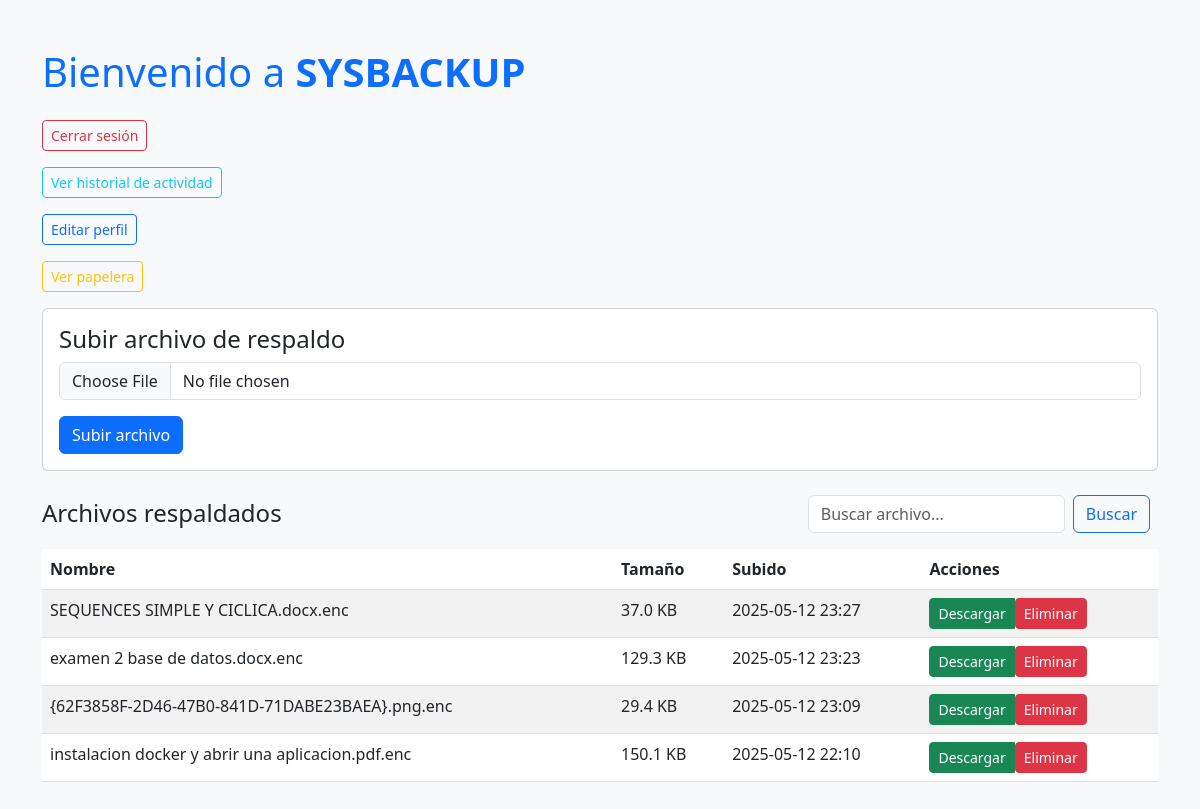
Screenshot of / (signed in) with the database file from the repository.
### app/database.py (models this page shows)
class Backup(db.Model):
    id = db.Column(db.Integer, primary_key=True)
    filename = db.Column(db.String(255), nullable=False)
    size_kb = db.Column(db.Float, nullable=False)
    timestamp = db.Column(db.DateTime, nullable=False)
    user_id = db.Column(db.Integer, db.ForeignKey('user.id'), nullable=False)
    eliminado = db.Column(db.Boolean, default=False)
    user = db.relationship('User', backref='backups')

### app/routes.py (the view)
@main.route("/", methods=["GET"])
@login_required
def index():
    query = request.args.get("q", "").lower()
    backups = Backup.query.filter_by(user_id=current_user.id, eliminado=False).order_by(Backup.timestamp.desc()).all()
    files = []
    for backup in backups:
        if query and query not in backup.filename.lower():
            continue
        files.append({
            "name": backup.filename,
            "size": f"{backup.size_kb:.1f} KB",
            "date": backup.timestamp.strftime('%Y-%m-%d %H:%M')
        })
    return render_template("index.html", files=files, query=query)

### app/database.py (called while the page is built)
@login_manager.user_loader
def load_user(user_id):
    return User.query.get(int(user_id))

### app/templates/index.html (shortened to what this page needs)
<!DOCTYPE html>
<html lang="es">
<head>
    <link href="https://cdn.jsdelivr.net/npm/bootstrap@5.3.0/dist/css/bootstrap.min.css" rel="stylesheet">
</head>
<body class="bg-light">
<div class="container py-5">
    <h1 class="mb-4 text-primary">Bienvenido a <strong>SYSBACKUP</strong></h1>
    <p><a href="{{ url_for('auth.logout') }}" class="btn btn-outline-danger btn-sm">Cerrar sesión</a></p>
    <p><a href="{{ url_for('main.historial') }}" class="btn btn-outline-info btn-sm">Ver historial de actividad</a></p>
    <p><a href="{{ url_for('auth.perfil') }}" class="btn btn-outline-primary btn-sm">Editar perfil</a></p>
    <p><a href="{{ url_for('main.papelera') }}" class="btn btn-outline-warning btn-sm">Ver papelera</a></p>
    <div class="card mb-4">
        <div class="card-body">
            <h4 class="card-title">Subir archivo de respaldo</h4>
            <form method="POST" action="{{ url_for('main.upload_file') }}" enctype="multipart/form-data">
                <div class="mb-3">
                    <input type="file" name="file" class="form-control" required>
                </div>
                <button type="submit" class="btn btn-primary">Subir archivo</button>
            </form>
        </div>
    </div>
    <div class="d-flex justify-content-between align-items-center mb-3">
        <h4 class="mb-0">Archivos respaldados</h4>
        <form method="GET" class="d-flex align-items-center">
            <input type="text" name="q" value="{{ query }}" placeholder="Buscar archivo..." class="form-control me-2">
            <button type="submit" class="btn btn-outline-primary me-2">Buscar</button>
        </form>
    </div>
    <table class="table table-striped">
        <thead>
            <tr>
                <th>Nombre</th>
                <th>Tamaño</th>
                <th>Subido</th>
                <th>Acciones</th>
            </tr>
        </thead>
        <tbody>
            {% for file in files %}
            <tr>
                <td>{{ file.name }}</td>
                <td>{{ file.size }}</td>
                <td>{{ file.date }}</td>
                <td>
                    <div class="btn-group">
                        <a href="{{ url_for('main.download_file', filename=file.name) }}" class="btn btn-sm btn-success">Descargar</a>
                        <form method="POST" action="{{ url_for('main.delete_file', filename=file.name) }}" onsubmit="return confirm('¿Eliminar este archivo?');">
                            <button type="submit" class="btn btn-sm btn-danger">Eliminar</button>
                        </form>
                    </div>
                </td>
            </tr>
            {% else %}
            <tr>
                <td colspan="4" class="text-muted text-center">No hay archivos aún.</td>
            </tr>
            {% endfor %}
        </tbody>
    </table>
</div>
</body>
</html>

### rows the page displays
Backup: name "SEQUENCES SIMPLE Y CICLICA.docx.enc", size "37.0 KB", date "2025-05-12 23:27"
Backup: name "examen 2 base de datos.docx.enc", size "129.3 KB", date "2025-05-12 23:23"
Backup: name "{62F3858F-2D46-47B0-841D-71DABE23BAEA}.png.enc", size "29.4 KB", date "2025-05-12 23:09"
Backup: name "instalacion docker y abrir una aplicacion.pdf.enc", size "150.1 KB", date "2025-05-12 22:10"
